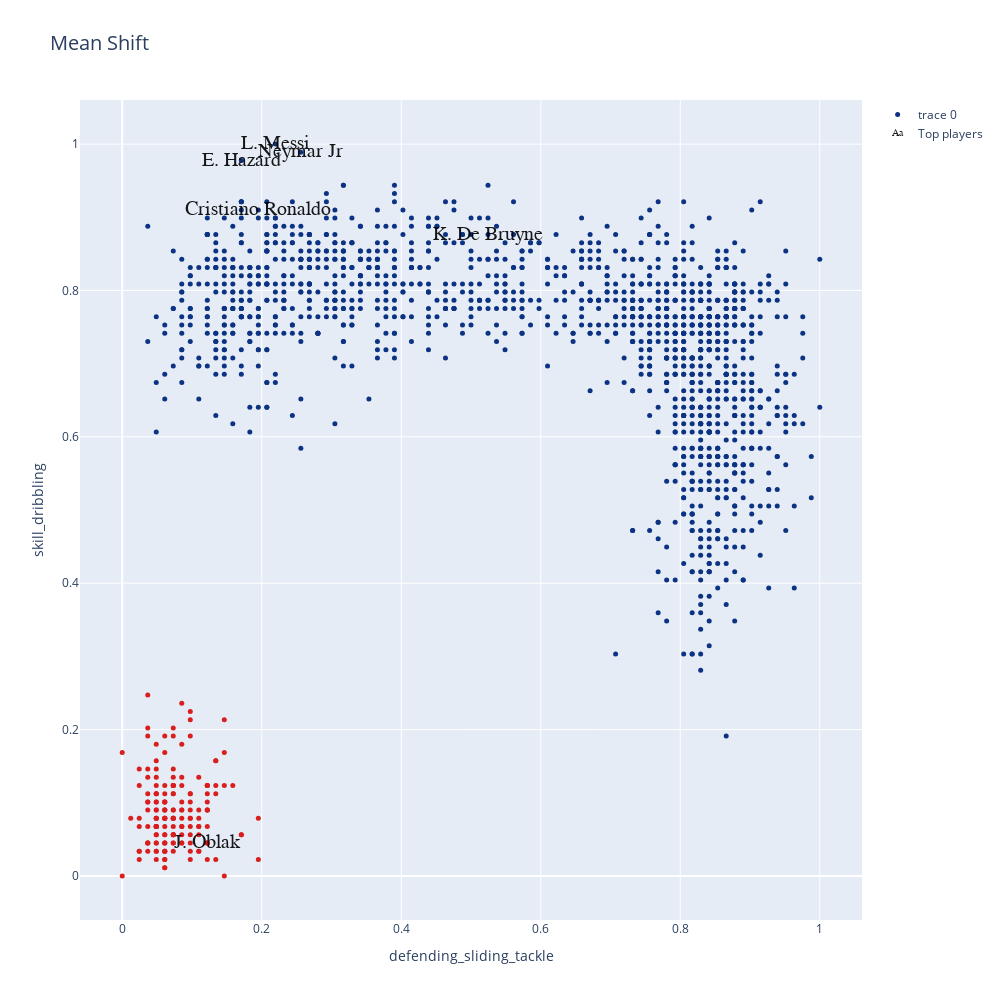

The cell this chart's notebook holds for it:
### Code cell
data=[]
bool_crack=df_n["overall"] > 90
bool_no_crack=df_n["overall"] < 91


#Eligo dos números entre 0 y  de n_skills-1
skill_1 = 28
skill_2 = 5


MeanShift_clusters = go.Scatter(x=df_skills[skill_1], y=df_skills[skill_2],
                           mode='markers',
                        text=df_n.loc[:,'team_position'],
                           marker=dict(
                                size=5,
                                color = clusters2.astype(np.float), #set color equal to a variable
                                colorscale='Portland',
                                showscale=False)
                           )

crack =go.Scatter(x=df_skills.loc[bool_crack,skill_1], y=df_skills.loc[bool_crack,skill_2],name='Top players',
                      text=df_n.loc[bool_crack,'short_name'],
                      textfont=dict(family='sans serif',size=20,color='black'),
                      opacity=0.9,mode='text')

data=[MeanShift_clusters,crack]

layout = go.Layout(title="Mean Shift",titlefont=dict(size=20),
                xaxis=dict(title=skills_ratings[skill_1]),
                yaxis=dict(title=skills_ratings[skill_2]),
                autosize=False, width=1000,height=1000)

fig = go.Figure(data=data, layout=layout)

iplot(fig)

### Figure 1 — Plotly figure (JSON) as saved in the notebook; plotly's stock layout.template omitted (floating-point values rounded to 4 significant figures; data arrays with more than 128 entries replaced by an {"elided": "..."} marker saying what was removed)
{"data": [{"marker": {"color": {"elided": "1615 int values"}, "colorscale": [[0, "rgb(12,51,131)"], [0.25, "rgb(10,136,186)"], [0.5, "rgb(242,211,56)"], [0.75, "rgb(242,143,56)"], [1, "rgb(217,30,30)"]], "showscale": false, "size": 5}, "mode": "markers", "text": {"elided": "1615 str values"}, "type": "scatter", "x": {"elided": "1615 float values"}, "y": {"elided": "1615 float values"}}, {"mode": "text", "name": "Top players", "opacity": 0.9, "text": ["L. Messi", "Cristiano Ronaldo", "Neymar Jr", "J. Oblak", "E. Hazard", "K. De Bruyne"], "textfont": {"color": "black", "family": "sans serif", "size": 20}, "type": "scatter", "x": [0.2195, 0.1951, 0.2561, 0.122, 0.1707, 0.5244], "y": [1, 0.9101, 0.9888, 0.04494, 0.9775, 0.8764]}], "layout": {"autosize": false, "height": 1000, "title": {"font": {"size": 20}, "text": "Mean Shift"}, "width": 1000, "xaxis": {"title": {"text": "defending_sliding_tackle"}}, "yaxis": {"title": {"text": "skill_dribbling"}}}}
